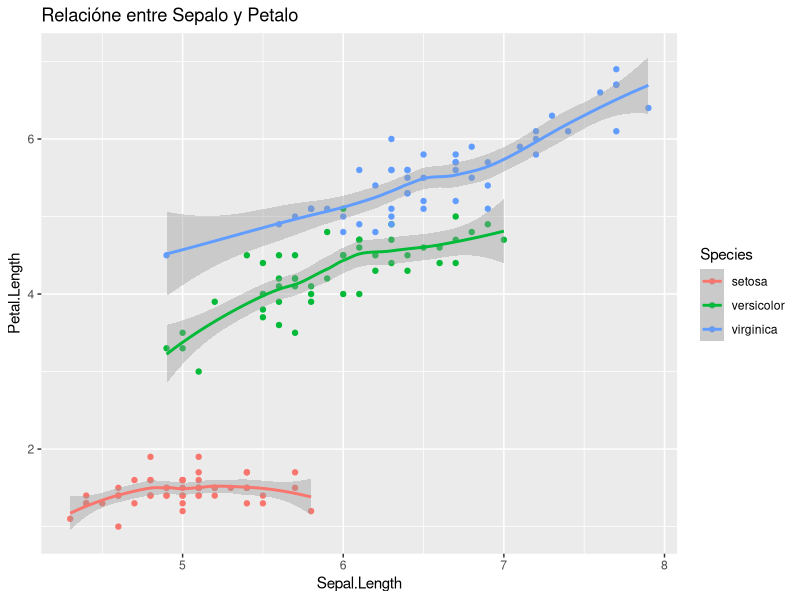
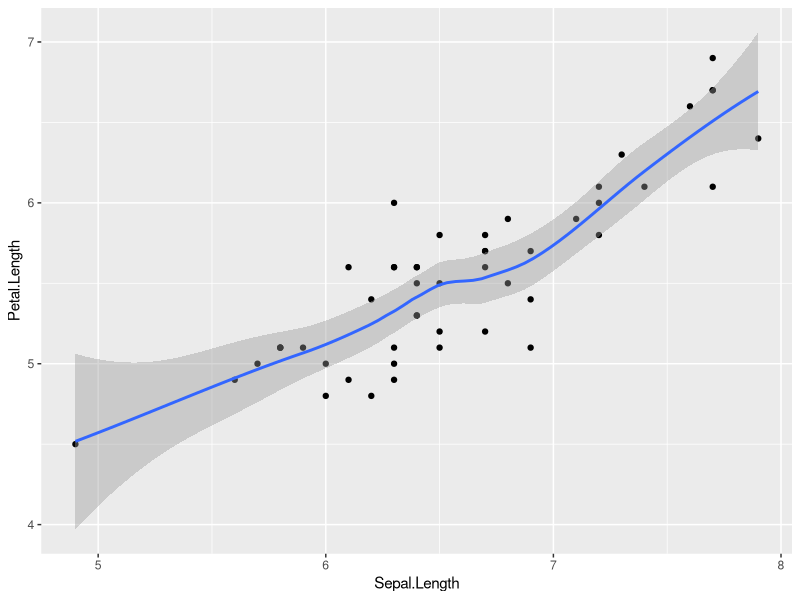

R code for these plots, in order:
## ---- chunk 1
knitr::opts_chunk$set(echo = TRUE)
## ---- chunk 2
15+60
15-50
50/90
(54*95)+300
log(45)
30>90


## ---- chunk 3
x<-70
Y<-x
Y

## ---- chunk 4

a<-c(10,16,90)
a
print(a)
b<- c(60,90,80)

a+b

ahorros <- c(50,70,60,40,80)
gastos <- c(-30,-60,-30,-10,-60)

ahorros+gastos



## ---- chunk 5

lista<-c(1:100)

runif(100,1,100)

sample(100,10)

seq(0,10,by=2)

lista<-sample(100,30)

sort(lista)

lista[15]
lista[lista>17]

casilla_15<- lista[15]

print(casilla_15)

## ---- chunk 6

a<- 6.5
b<-7
c<- FALSE
d<- "Hola mundo"
c<-"c"
class(c)
lista<-c(1:100)
print(lista)



## ---- chunk 7

c<-rep(5,8)

c<-rep("A",7)

c(rep("M",3),rep("F",3))

## ---- chunk 8

#media
mean(lista)

Zulma<- 30
Daniel<- 120
Quique<- 150 
mean(c(Zulma,Daniel,Quique))
alumnos<-c(Zulma,Daniel,Quique)
alumnos

mean(alumnos)
lista[c(45,65)]
sample(100,10)
#mediana

median(c(Zulma,Daniel,Quique))
median(alumnos)


#varianza

var(alumnos)

#Desviacion estandar

sd(alumnos)

#algunas descripcions 

summary(lista)

## ---- chunk 9

3==9/3
15==14.99
3==3 & 2<2
3==3 | 2<2

## ---- chunk 10
library(tidyverse)
library(skimr)
library(knitr)
## ---- chunk 11
iris%>%
  head()%>%# Función para ver la cabecera de la base de datos 
  kable(format = 'markdown',caption = 'Primer vista de Iris')
## ---- chunk 12
iris%>%
  glimpse() # Forma dplyr de ver los datos
## ---- chunk 13
glimpse(iris) # Estructura clásica de programación 
## ---- chunk 14
iris%>%
  skim() # con esta función se logro entender la naturaleza de los datos.
## ---- chunk 15
cor(iris[,-5])
## ---- chunk 16
iris%>%
  ggplot(aes(Sepal.Length ,Petal.Length,color=Species))+ # este comando se uiliza para diseñar las gráficas
  geom_point()+ # hacer gráfico de puntos 
  geom_smooth() + # mostrar tendencia 
  labs(title = "Relacióne entre Sepalo y Petalo")
## ---- chunk 17
for (i in iris$Species[1:10]){
  print(i)
}
## ---- chunk 18
for (i in iris){
  i = mean(iris$Sepal.Length)
  print(i)
}
## ---- chunk 19
iris%>%
  count(Species,sort = TRUE)
## ---- chunk 20
trae_promedio<-function(especie){
  iris%>%
    filter(Species==especie)%>%
    group_by(Species)%>%
    summarize(Promedio=mean(Sepal.Length))
}
## ---- chunk 21
trae_promedio('virginica')
## ---- chunk 22
trae_media<-function(especie){
  iris%>%
    filter(Species==especie)%>%
    ggplot(aes(Sepal.Length,Petal.Length))+
    geom_point()+
    geom_smooth()
}
## ---- chunk 23
trae_media('virginica')
## ---- chunk 24

a<-1:10
b<-1:10

res<-numeric(length = length(a))

for(i in seq_along(a)){
  res[i]<-a[i] + b[i]
}   

res
## ---- chunk 25
Sepalo<-iris$Sepal.Length
Petalo<-iris$Petal.Length
proporcion<-numeric(length = length(Sepalo))

for(i in seq_along(Sepalo)){
  proporcion[i]<-round((Sepalo[i]/Petalo[i])*100,2)
}
proporcion
## ---- chunk 26
x<-2
if(x>3){
  print("Es mayor a tres")
} else {
  print("Es menor a tres")
}
## ---- chunk 27
x<-1:10
for(i in x){
  if(i>5){
    print(paste0(i," Es mayor a 5"))
  }else{
    print(paste0(i," Es menor a 5"))
  }
}
## ---- chunk 28
i<-3
while(i<10){ # Cuando i sea menor a diez
  print(i) # imprime el valor de i
  i = i+2 # aumenta cada uno de los valores de i de dos en dos 
}
## ---- chunk 29
i<-1
while(i <=10){
  print(paste0(i, ' Es el valor del contador'))
  i <- i + 1
}
## ---- chunk 30
y<-16
x<-1
fx<-x^2-y

while(abs(fx)>1e-5){
  x<- x-(fx/(2*x))
  fx<- x^2 -y
}
x
## ---- chunk 31
#creamos el vector de las cantidades de documentos solucionados
documentos<-5
# Ahora creamos las condiciones

if(documentos<20){
  print("Qué paso? muchachejos!!=(")
} else if (documentos>40 & documentos<=50) {
  print("Lo hicimos!!")
} else {
  print("Somos Fenomenales")
}
## ---- chunk 32
a<-c(1:30)
ifelse(a %% 2==0, "Es un # par", "Es un # impar")
## ---- chunk 33
mi_primer_funcion<-function(){
  print("Hola, ya se hacer una función!!!")
}
## ---- chunk 34
mi_primer_funcion()
## ---- chunk 35
capital_letter<-function(variable){
  iris%>%
    mutate(variable=str_to_title(variable))%>%
    head()
}
## ---- chunk 36
capital_letter('Species')
## ---- chunk 37
iris%>%
  mutate(Species=str_to_title(Species))%>%
  group_by(Species)%>%
  summarize(relation=mean(Petal.Length/Sepal.Length))
## ---- chunk 38
iris%>%
  mutate(relation=Sepal.Length/Petal.Length)%>%
  head()
## ---- chunk 39
relation<-function(data1,data2){
  iris%>%
    mutate(rel=data1/data2)%>%
    head()
}

## ---- chunk 40
relation(iris$Sepal.Length,iris$Sepal.Width)
